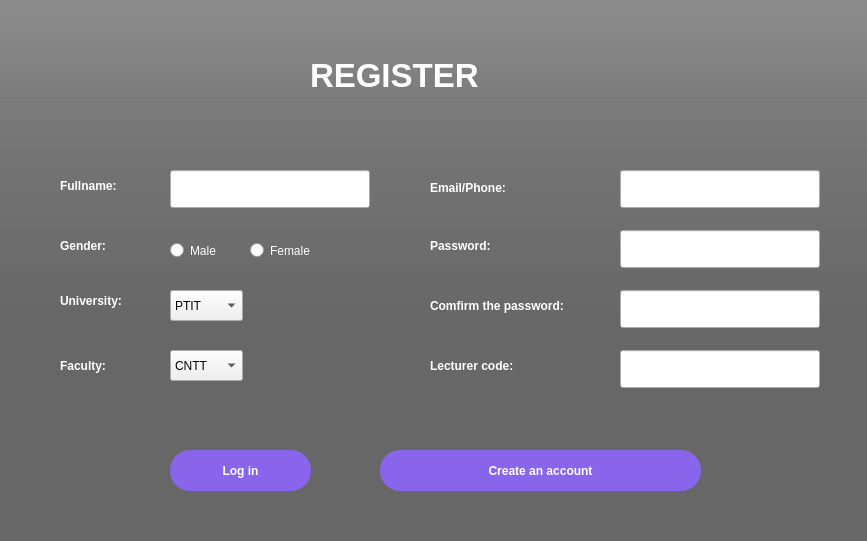
<?xml version="1.0" encoding="UTF-8"?>
<ui version="4.0">
 <class>MainWindow</class>
 <widget class="QMainWindow" name="MainWindow">
  <property name="geometry">
   <rect>
    <x>0</x>
    <y>0</y>
    <width>867</width>
    <height>541</height>
   </rect>
  </property>
  <property name="windowTitle">
   <string>Register</string>
  </property>
  <widget class="QWidget" name="centralwidget">
   <widget class="QLabel" name="label">
    <property name="geometry">
     <rect>
      <x>0</x>
      <y>0</y>
      <width>867</width>
      <height>541</height>
     </rect>
    </property>
    <property name="font">
     <font>
      <pointsize>9</pointsize>
     </font>
    </property>
    <property name="styleSheet">
     <string notr="true">border-image: url(:/newPrefix/bg1.jpg);</string>
    </property>
    <property name="text">
     <string/>
    </property>
   </widget>
   <widget class="QLabel" name="label_2">
    <property name="geometry">
     <rect>
      <x>0</x>
      <y>0</y>
      <width>867</width>
      <height>541</height>
     </rect>
    </property>
    <property name="font">
     <font>
      <pointsize>9</pointsize>
     </font>
    </property>
    <property name="styleSheet">
     <string notr="true">background-color: qlineargradient(spread:pad, x1:0, x2:0, y2:0.715909, stop:0 rgba(0,0,0,9), stop:0.375 rgba(0,0,0,50), stop:0.835277 rgba(0,0,0,75));
</string>
    </property>
    <property name="text">
     <string/>
    </property>
   </widget>
   <widget class="QLabel" name="label_3">
    <property name="geometry">
     <rect>
      <x>0</x>
      <y>0</y>
      <width>867</width>
      <height>541</height>
     </rect>
    </property>
    <property name="font">
     <font>
      <pointsize>9</pointsize>
     </font>
    </property>
    <property name="styleSheet">
     <string notr="true">background-color: rgba(0,0,0,100);
</string>
    </property>
    <property name="text">
     <string/>
    </property>
   </widget>
   <widget class="QRadioButton" name="male">
    <property name="geometry">
     <rect>
      <x>170</x>
      <y>230</y>
      <width>95</width>
      <height>41</height>
     </rect>
    </property>
    <property name="font">
     <font>
      <pointsize>9</pointsize>
     </font>
    </property>
    <property name="styleSheet">
     <string notr="true">color: white;</string>
    </property>
    <property name="text">
     <string>Male</string>
    </property>
   </widget>
   <widget class="QLabel" name="label_6">
    <property name="geometry">
     <rect>
      <x>430</x>
      <y>230</y>
      <width>101</width>
      <height>31</height>
     </rect>
    </property>
    <property name="font">
     <font>
      <pointsize>9</pointsize>
      <weight>75</weight>
      <bold>true</bold>
     </font>
    </property>
    <property name="styleSheet">
     <string notr="true">color: white;</string>
    </property>
    <property name="text">
     <string>Password:</string>
    </property>
   </widget>
   <widget class="QRadioButton" name="female">
    <property name="geometry">
     <rect>
      <x>250</x>
      <y>230</y>
      <width>95</width>
      <height>41</height>
     </rect>
    </property>
    <property name="font">
     <font>
      <pointsize>9</pointsize>
     </font>
    </property>
    <property name="styleSheet">
     <string notr="true">color: white;</string>
    </property>
    <property name="text">
     <string>Female</string>
    </property>
   </widget>
   <widget class="QPushButton" name="button">
    <property name="geometry">
     <rect>
      <x>380</x>
      <y>450</y>
      <width>321</width>
      <height>41</height>
     </rect>
    </property>
    <property name="font">
     <font>
      <pointsize>9</pointsize>
      <weight>75</weight>
      <bold>true</bold>
     </font>
    </property>
    <property name="cursor">
     <cursorShape>PointingHandCursor</cursorShape>
    </property>
    <property name="styleSheet">
     <string notr="true">QPushButton#button{
	background: rgb(137,101,236);
	border-radius: 20px;
	color: white;
}
QPushButton#button:hover{
	background-color: rgb(255,255,255,210);
	border-radius: 20px;
	color: black;
}
QPushButton#button:pressed{
	background-color: rgb(255,255,255,210);
	padding-top: 5px;
	padding-left: 5px;
}</string>
    </property>
    <property name="text">
     <string>Create an account</string>
    </property>
   </widget>
   <widget class="QLineEdit" name="password">
    <property name="geometry">
     <rect>
      <x>620</x>
      <y>230</y>
      <width>200</width>
      <height>38</height>
     </rect>
    </property>
    <property name="font">
     <font>
      <pointsize>9</pointsize>
     </font>
    </property>
    <property name="text">
     <string/>
    </property>
    <property name="echoMode">
     <enum>QLineEdit::Password</enum>
    </property>
   </widget>
   <widget class="QLabel" name="label_4">
    <property name="geometry">
     <rect>
      <x>60</x>
      <y>290</y>
      <width>91</width>
      <height>21</height>
     </rect>
    </property>
    <property name="font">
     <font>
      <pointsize>9</pointsize>
      <weight>75</weight>
      <bold>true</bold>
     </font>
    </property>
    <property name="styleSheet">
     <string notr="true">color: white;</string>
    </property>
    <property name="text">
     <string>University:</string>
    </property>
   </widget>
   <widget class="QLabel" name="label_5">
    <property name="geometry">
     <rect>
      <x>60</x>
      <y>160</y>
      <width>111</width>
      <height>51</height>
     </rect>
    </property>
    <property name="font">
     <font>
      <pointsize>9</pointsize>
      <weight>75</weight>
      <bold>true</bold>
     </font>
    </property>
    <property name="styleSheet">
     <string notr="true">color: white;</string>
    </property>
    <property name="text">
     <string>Fullname:</string>
    </property>
   </widget>
   <widget class="QComboBox" name="faculty">
    <property name="geometry">
     <rect>
      <x>170</x>
      <y>350</y>
      <width>73</width>
      <height>31</height>
     </rect>
    </property>
    <property name="font">
     <font>
      <pointsize>9</pointsize>
     </font>
    </property>
    <item>
     <property name="text">
      <string>CNTT</string>
     </property>
    </item>
    <item>
     <property name="text">
      <string>ATTT</string>
     </property>
    </item>
    <item>
     <property name="text">
      <string>KHMT</string>
     </property>
    </item>
    <item>
     <property name="text">
      <string>QTKD</string>
     </property>
    </item>
    <item>
     <property name="text">
      <string>Marketing</string>
     </property>
    </item>
    <item>
     <property name="text">
      <string>TMĐT</string>
     </property>
    </item>
    <item>
     <property name="text">
      <string>Fintech</string>
     </property>
    </item>
    <item>
     <property name="text">
      <string>KT</string>
     </property>
    </item>
    <item>
     <property name="text">
      <string>ĐT-VT</string>
     </property>
    </item>
   </widget>
   <widget class="QLabel" name="label_7">
    <property name="geometry">
     <rect>
      <x>60</x>
      <y>350</y>
      <width>81</width>
      <height>31</height>
     </rect>
    </property>
    <property name="font">
     <font>
      <pointsize>9</pointsize>
      <weight>75</weight>
      <bold>true</bold>
     </font>
    </property>
    <property name="styleSheet">
     <string notr="true">color: white;</string>
    </property>
    <property name="text">
     <string>Faculty:</string>
    </property>
   </widget>
   <widget class="QLineEdit" name="lecturer_code">
    <property name="geometry">
     <rect>
      <x>620</x>
      <y>350</y>
      <width>200</width>
      <height>38</height>
     </rect>
    </property>
    <property name="font">
     <font>
      <pointsize>9</pointsize>
     </font>
    </property>
    <property name="text">
     <string/>
    </property>
   </widget>
   <widget class="QLabel" name="label_8">
    <property name="geometry">
     <rect>
      <x>430</x>
      <y>290</y>
      <width>181</width>
      <height>31</height>
     </rect>
    </property>
    <property name="font">
     <font>
      <pointsize>9</pointsize>
      <weight>75</weight>
      <bold>true</bold>
     </font>
    </property>
    <property name="styleSheet">
     <string notr="true">color: white;</string>
    </property>
    <property name="text">
     <string>Comfirm the password:</string>
    </property>
   </widget>
   <widget class="QComboBox" name="university">
    <property name="geometry">
     <rect>
      <x>170</x>
      <y>290</y>
      <width>73</width>
      <height>31</height>
     </rect>
    </property>
    <property name="font">
     <font>
      <pointsize>9</pointsize>
     </font>
    </property>
    <property name="autoFillBackground">
     <bool>false</bool>
    </property>
    <property name="editable">
     <bool>false</bool>
    </property>
    <property name="duplicatesEnabled">
     <bool>false</bool>
    </property>
    <property name="frame">
     <bool>true</bool>
    </property>
    <item>
     <property name="text">
      <string>PTIT</string>
     </property>
    </item>
    <item>
     <property name="text">
      <string>HUST</string>
     </property>
    </item>
    <item>
     <property name="text">
      <string>UET</string>
     </property>
    </item>
    <item>
     <property name="text">
      <string>FTU</string>
     </property>
    </item>
    <item>
     <property name="text">
      <string>NEU</string>
     </property>
    </item>
    <item>
     <property name="text">
      <string>Other</string>
     </property>
    </item>
   </widget>
   <widget class="QLabel" name="label_9">
    <property name="geometry">
     <rect>
      <x>430</x>
      <y>180</y>
      <width>111</width>
      <height>16</height>
     </rect>
    </property>
    <property name="font">
     <font>
      <pointsize>9</pointsize>
      <weight>75</weight>
      <bold>true</bold>
     </font>
    </property>
    <property name="styleSheet">
     <string notr="true">color: white;</string>
    </property>
    <property name="text">
     <string>Email/Phone:</string>
    </property>
   </widget>
   <widget class="QLabel" name="label_10">
    <property name="geometry">
     <rect>
      <x>60</x>
      <y>230</y>
      <width>71</width>
      <height>31</height>
     </rect>
    </property>
    <property name="font">
     <font>
      <pointsize>9</pointsize>
      <weight>75</weight>
      <bold>true</bold>
     </font>
    </property>
    <property name="styleSheet">
     <string notr="true">color: white;</string>
    </property>
    <property name="text">
     <string>Gender:</string>
    </property>
   </widget>
   <widget class="QLabel" name="alert">
    <property name="geometry">
     <rect>
      <x>170</x>
      <y>110</y>
      <width>411</width>
      <height>31</height>
     </rect>
    </property>
    <property name="font">
     <font>
      <pointsize>10</pointsize>
      <weight>75</weight>
      <bold>true</bold>
     </font>
    </property>
    <property name="styleSheet">
     <string notr="true">color: red;</string>
    </property>
    <property name="text">
     <string/>
    </property>
   </widget>
   <widget class="QPushButton" name="login_btn">
    <property name="geometry">
     <rect>
      <x>170</x>
      <y>450</y>
      <width>141</width>
      <height>41</height>
     </rect>
    </property>
    <property name="font">
     <font>
      <pointsize>9</pointsize>
      <weight>75</weight>
      <bold>true</bold>
     </font>
    </property>
    <property name="cursor">
     <cursorShape>PointingHandCursor</cursorShape>
    </property>
    <property name="styleSheet">
     <string notr="true">QPushButton#login_btn{
	background: rgb(137,101,236);
	border-radius: 20px;
	color: white;
}
QPushButton#login_btn:hover{
	background-color: rgb(255,255,255,210);
	border-radius: 20px;
	color: black;
}
QPushButton#login_btn:pressed{
	background-color: rgb(255,255,255,210);
	padding-top: 5px;
	padding-left: 5px;
}</string>
    </property>
    <property name="text">
     <string>Log in</string>
    </property>
   </widget>
   <widget class="QLabel" name="label_11">
    <property name="geometry">
     <rect>
      <x>430</x>
      <y>350</y>
      <width>131</width>
      <height>31</height>
     </rect>
    </property>
    <property name="font">
     <font>
      <pointsize>9</pointsize>
      <weight>75</weight>
      <bold>true</bold>
     </font>
    </property>
    <property name="styleSheet">
     <string notr="true">color: white;</string>
    </property>
    <property name="text">
     <string>Lecturer code:</string>
    </property>
   </widget>
   <widget class="QLineEdit" name="password_confirmed">
    <property name="geometry">
     <rect>
      <x>620</x>
      <y>290</y>
      <width>200</width>
      <height>38</height>
     </rect>
    </property>
    <property name="font">
     <font>
      <pointsize>9</pointsize>
     </font>
    </property>
    <property name="text">
     <string/>
    </property>
    <property name="echoMode">
     <enum>QLineEdit::Password</enum>
    </property>
   </widget>
   <widget class="QLabel" name="label_12">
    <property name="geometry">
     <rect>
      <x>310</x>
      <y>50</y>
      <width>301</width>
      <height>51</height>
     </rect>
    </property>
    <property name="font">
     <font>
      <pointsize>25</pointsize>
      <weight>75</weight>
      <bold>true</bold>
     </font>
    </property>
    <property name="styleSheet">
     <string notr="true">color: white;</string>
    </property>
    <property name="text">
     <string>REGISTER</string>
    </property>
   </widget>
   <widget class="QLineEdit" name="email_phone">
    <property name="geometry">
     <rect>
      <x>620</x>
      <y>170</y>
      <width>200</width>
      <height>38</height>
     </rect>
    </property>
    <property name="font">
     <font>
      <pointsize>9</pointsize>
     </font>
    </property>
   </widget>
   <widget class="QLineEdit" name="fullname">
    <property name="geometry">
     <rect>
      <x>170</x>
      <y>170</y>
      <width>200</width>
      <height>38</height>
     </rect>
    </property>
    <property name="font">
     <font>
      <pointsize>9</pointsize>
     </font>
    </property>
   </widget>
  </widget>
 </widget>
 <resources>
  <include location="res.qrc"/>
 </resources>
 <connections/>
</ui>
